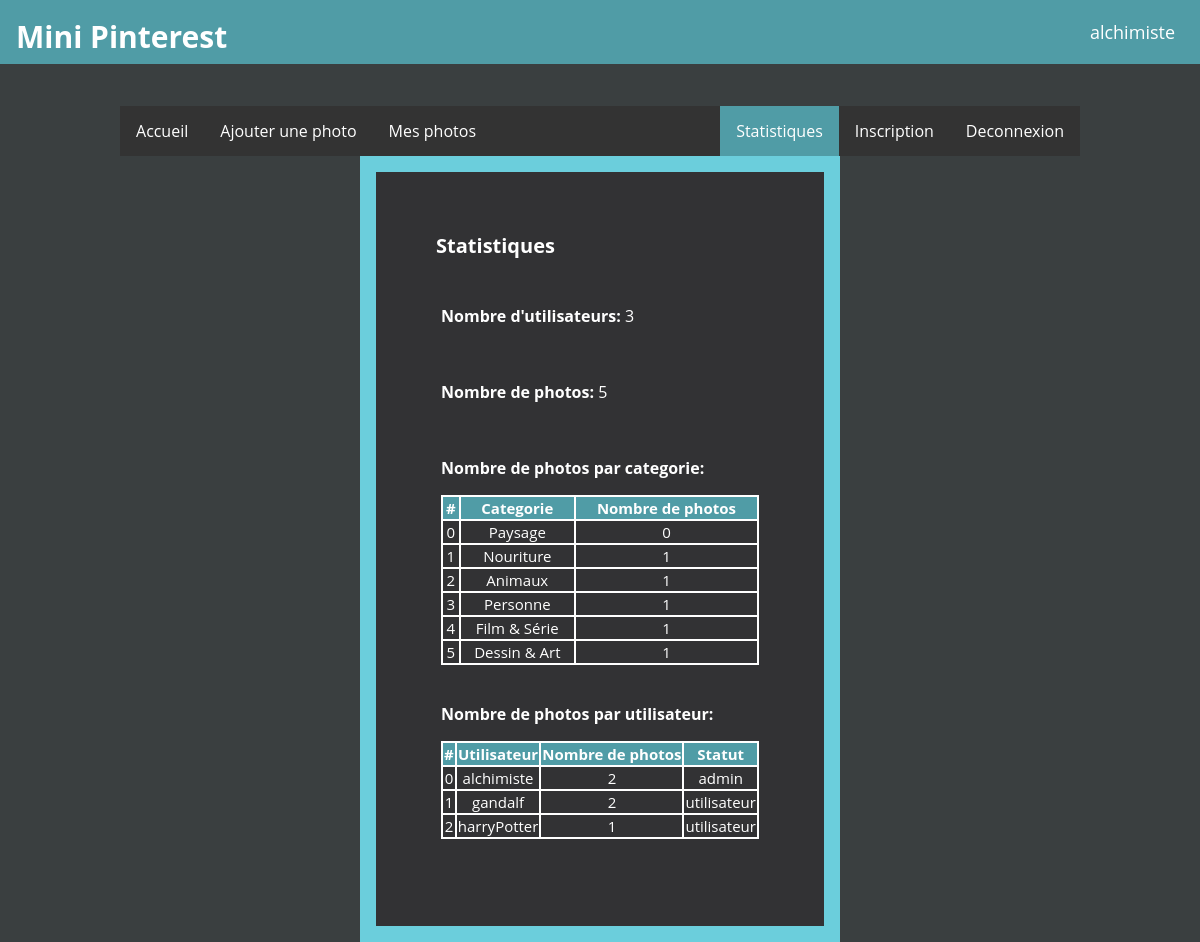
The app's page /statistiques.php (signed in) with its own data.
### tables this page shows
CREATE TABLE `Categorie` (
  `catId` int(11) NOT NULL,
  `nomCat` varchar(250) NOT NULL
);

CREATE TABLE `Utilisateur` (
  `pseudo` varchar(250) NOT NULL,
  `mdp` varchar(250) NOT NULL,
  `statut` varchar(250) NOT NULL
);

### fonctions/utilisateur.php (called while the page is built, shortened)
<?php
function getUtilisateur($link, $pseudo){
	$detail = array();
	$query = "SELECT * FROM Utilisateur WHERE pseudo = '". $pseudo ."';";
	$result = executeQuery($link, $query);
	$col = mysqli_fetch_assoc($result);
	$detail[0] = $col["pseudo"];
	$detail[1] = $col["mdp"];
	$detail[2] = $col["statut"];
	return $detail;
}
function getAllUser($link)
{
	$utilisateur = array();
	$query = "SELECT * FROM Utilisateur;";
	$result = executeQuery($link, $query);
	$index = 0;
	while ($row = mysqli_fetch_assoc($result)) {
		$utilisateur[$index] = $row["pseudo"].";".$row["mdp"].";".$row["statut"];
		$index++;
    }
	return $utilisateur;
}
?>

### fonctions/bd.php (called while the page is built, shortened)
<?php
function executeQuery($link, $query)
{
	$result = mysqli_query($link, $query);
	return $result;
}
?>

### fonctions/categories.php (called while the page is built, shortened)
<?php
function getCategorie($link)
{
	$categorie = array();
	$query = "SELECT * FROM Categorie ORDER BY catId";
	$result = executeQuery($link, $query);
	$index = 0;
	while ($row = mysqli_fetch_assoc($result)) {
		$categorie[$index] = $row["catId"].";".$row["nomCat"];
		$index++;
    }
	return $categorie;
}
function getPhoto($link)
{
	$query = "SELECT * FROM Photo ORDER BY photoId";
	$result = executeQuery($link, $query);
	$index = 0;
	while ($row = mysqli_fetch_assoc($result)) {
		$photo[$index] = $row["photoId"].";".$row["nomFich"].";".$row["description"].";".$row["catId"].";".$row["extension"] .";".$row["auteur"];
		$index++;
    }
    return $photo;
}
?>

### statistiques.php (the view, shortened to what this page needs)
<?php
require_once 'fonctions/bd.php';
require_once 'fonctions/categories.php';
require_once 'fonctions/utilisateur.php';
$link = getConnection($dbHost, $dbUser, $dbPwd, $dbName);
$ongletAjout='';
$ongletMesPhotos='';
$ongletConnexion='';
$ongletStatistique='';
if(isset($_SESSION["logged"]) && $_SESSION["logged"] !=""){
	$ongletAjout='<li><a href="ajout.php" id="tab-ajout">Ajouter une photo</a></li>';
	$ongletMesPhotos='<li><a href="mesphotos.php" id="tab-mesphotos">Mes photos</a></li>';
	$ongletConnexion='<li style="float:right"><a href="#id01" id="tab-deconnexion">Deconnexion</a></li>';
	$utilisateur = getUtilisateur($link, $_SESSION["logged"]);
	$statut = $utilisateur[2];
	if($statut == "admin"){
		$ongletStatistique='<li style="float:right" class="active" ><a href="statistiques.php" id="tab-stat">Statistiques</a></li>';
	}
}
$affiche ='';
$utilisateur = getAllUser($link);
$nbUt = sizeof($utilisateur);
$categorie = getCategorie($link);
$nbCat = sizeof($categorie);
$photo = getPhoto($link);
$nbPhoto = sizeof($photo);
?>
<!doctype html>
<html lang="fr">
<head>
	<link rel="stylesheet" type="text/css" href="css/styles.css">
</head>
<header>
	<h1 class="logo">Mini Pinterest</h1>
	<p class="login_user"><?php echo $_SESSION["logged"]; ?></p>
</header>
<body>
	<div class="menubar">
	<div class="menu">
			 <ul>
  				<li><a href="index.php" id="tab-accueil">Accueil</a></li>
  				<?php echo $ongletAjout; ?>
  				<?php echo $ongletMesPhotos; ?>
  				<?php echo $ongletConnexion; ?>
  				<li style="float:right"><a href="inscription.php" id="tab-inscription">Inscription</a></li>
  				<?php echo $ongletStatistique; ?>
			</ul>
		</div>
		</div>
	<div class="background">
		<div class="container">
			<h2> Statistiques </h2>
			<div class="ajoutPhoto">
				<?php
					$affiche .= '<p><strong>Nombre d\'utilisateurs: </strong>'. $nbUt .'</p></br>';
					$affiche .= '<p><strong>Nombre de photos: </strong>'. $nbPhoto .'</p></br>';
					$affiche .='<p><strong>Nombre de photos par categorie: </strong></p>';
					$affiche .='<table><tr><th>#</th><th>Categorie</th><th>Nombre de photos</th></tr>';
					for ($i = 0; $i < $nbCat; $i++) {
						$cat = $categorie[$i];
						$splitcat = explode(";", $cat);
						$catid = $splitcat[0];
						$cat = $splitcat[1];
						$nbph = 0;
						for($j = 0; $j < $nbPhoto; $j++){
							$ph = $photo[$j];
							$splitph = explode(";", $ph);
							$idCat = $splitph[3];
							if($idCat == $catid){
							$nbph++;
							}
						}
						$affiche .='<tr><td>'. $i .'</td><td>'. $cat .'</td><td>'. $nbph .'</td></tr>';
					}
					$affiche .='</table></br>';
					$affiche .='<p><strong>Nombre de photos par utilisateur: </strong></p>';
					$affiche .='<table><tr><th>#</th><th>Utilisateur</th><th>Nombre de photos</th><th>Statut</th></tr>';
					for ($i = 0; $i < $nbUt; $i++) {
						$ut = $utilisateur[$i];
						$splitut = explode(";", $ut);
						$pseudo = $splitut[0];
						$statut = $splitut[2];
						$nbph = 0;
						for($j = 0; $j < $nbPhoto; $j++){
							$ph = $photo[$j];
							$splitph = explode(";", $ph);
							$auteur = $splitph[5];
							if($auteur == $pseudo){
							$nbph++;
							}
						}
						$affiche .='<tr><td>'. $i .'</td><td>'. $pseudo .'</td><td>'. $nbph .'</td><td>'. $statut .'</td></tr>';
					}
					$affiche .='</table></br>';
					echo $affiche;
				?>
			</div>
		</div>
	</div>
	</body>
</html>

### css/styles.css (style rules this page uses)
header { position:fixed; top:0px; width:100%; height:64px; display:inline-block; background-color:#509CA6; color: white; z-index: 100; }
body { padding-top: 96px; margin:0px; background-color: #3A3F40; font-family: 'Open Sans', sans-serif; }
.logo { float:left; margin-top: 16px; margin-left:16px; height: 32px; width: max-content; font-size: 30px; text-align: center; }
.login_user { float:right; margin-top: 20px; margin-right: 25px; font-size: 18px; }
.background { width:max-content; max-width: 80%; background-color: #6BCEDC; padding:16px; margin-left: auto; margin-right: auto; top: 50px; position: relative; }
.container { max-width: 100%; background-color: #323234; color:white; padding: 40px; }
.menubar { margin-top:10px; width:100%; z-index: 99; }
.menu { height: 50px; width: 100%; position: absolute; margin: auto; }
ul { list-style-type: none; margin: auto; padding: 0; width: 80%; overflow: hidden; background-color: #333; position: relative; top: 0; transform: none; }
li { float: left; }
li a { display: block; color: white; text-align: center; padding: 14px 16px; text-decoration: none; }
.active { background-color: #509CA6; }
h2 { font-size: 20px; margin: 20px; }
.ajoutPhoto { margin: 15px; padding: 10px; }
table, th, td { border: 2px solid; border-collapse: collapse; }
table { width: 100%; }
th { background-color: #509CA6; color: white; }
th, td { font-size: 15px; font-family: 'Open Sans', sans-serif;; text-align: center; }

### records on screen
categorie: nomCat "Paysage", nbph "0"
categorie: nomCat "Nouriture", nbph "1"
categorie: nomCat "Animaux", nbph "1"
categorie: nomCat "Personne", nbph "1"
categorie: nomCat "Film & Série", nbph "1"
categorie: nomCat "Dessin & Art", nbph "1"
utilisateur: pseudo "alchimiste", nbph "2", statut "admin"
utilisateur: pseudo "gandalf", nbph "2", statut "utilisateur"
utilisateur: pseudo "harryPotter", nbph "1", statut "utilisateur"

### other values on screen
$_SESSION["logged"] "alchimiste"
$nbUt "3"
$nbPhoto "5"
